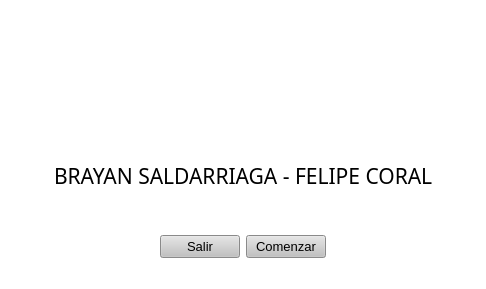
<?xml version="1.0" encoding="UTF-8"?>
<ui version="4.0">
 <class>MainWindow</class>
 <widget class="QMainWindow" name="MainWindow">
  <property name="geometry">
   <rect>
    <x>0</x>
    <y>0</y>
    <width>486</width>
    <height>289</height>
   </rect>
  </property>
  <property name="windowTitle">
   <string>MainWindow</string>
  </property>
  <property name="styleSheet">
   <string notr="true">background-color: rgb(255, 255, 255);</string>
  </property>
  <widget class="QWidget" name="centralwidget">
   <layout class="QGridLayout" name="gridLayout">
    <item row="2" column="0">
     <layout class="QHBoxLayout" name="horizontalLayout_2">
      <item>
       <spacer name="horizontalSpacer">
        <property name="orientation">
         <enum>Qt::Horizontal</enum>
        </property>
        <property name="sizeHint" stdset="0">
         <size>
          <width>40</width>
          <height>20</height>
         </size>
        </property>
       </spacer>
      </item>
      <item>
       <layout class="QHBoxLayout" name="horizontalLayout">
        <item>
         <widget class="QPushButton" name="pushButton_S">
          <property name="font">
           <font>
            <pointsize>10</pointsize>
            <weight>50</weight>
            <bold>false</bold>
           </font>
          </property>
          <property name="styleSheet">
           <string notr="true">background-color: rgb(193, 193, 193);</string>
          </property>
          <property name="text">
           <string>Salir</string>
          </property>
         </widget>
        </item>
        <item>
         <widget class="QPushButton" name="pushButton_C">
          <property name="font">
           <font>
            <pointsize>10</pointsize>
            <weight>50</weight>
            <bold>false</bold>
           </font>
          </property>
          <property name="styleSheet">
           <string notr="true">background-color: rgb(193, 193, 193);</string>
          </property>
          <property name="text">
           <string>Comenzar</string>
          </property>
         </widget>
        </item>
       </layout>
      </item>
      <item>
       <spacer name="horizontalSpacer_2">
        <property name="orientation">
         <enum>Qt::Horizontal</enum>
        </property>
        <property name="sizeHint" stdset="0">
         <size>
          <width>40</width>
          <height>20</height>
         </size>
        </property>
       </spacer>
      </item>
     </layout>
    </item>
    <item row="0" column="0">
     <widget class="QLabel" name="label">
      <property name="styleSheet">
       <string notr="true">image: url(:/Logo/LogoU.png);</string>
      </property>
      <property name="text">
       <string/>
      </property>
     </widget>
    </item>
    <item row="1" column="0">
     <layout class="QHBoxLayout" name="horizontalLayout_3">
      <item>
       <spacer name="horizontalSpacer_3">
        <property name="orientation">
         <enum>Qt::Horizontal</enum>
        </property>
        <property name="sizeHint" stdset="0">
         <size>
          <width>40</width>
          <height>20</height>
         </size>
        </property>
       </spacer>
      </item>
      <item>
       <widget class="QLabel" name="label_2">
        <property name="font">
         <font>
          <family>PMingLiU-ExtB</family>
          <pointsize>16</pointsize>
         </font>
        </property>
        <property name="cursor">
         <cursorShape>ArrowCursor</cursorShape>
        </property>
        <property name="text">
         <string>BRAYAN SALDARRIAGA - FELIPE CORAL</string>
        </property>
       </widget>
      </item>
      <item>
       <spacer name="horizontalSpacer_4">
        <property name="orientation">
         <enum>Qt::Horizontal</enum>
        </property>
        <property name="sizeHint" stdset="0">
         <size>
          <width>40</width>
          <height>20</height>
         </size>
        </property>
       </spacer>
      </item>
     </layout>
    </item>
   </layout>
  </widget>
  <widget class="QMenuBar" name="menubar">
   <property name="geometry">
    <rect>
     <x>0</x>
     <y>0</y>
     <width>486</width>
     <height>21</height>
    </rect>
   </property>
  </widget>
  <widget class="QStatusBar" name="statusbar"/>
 </widget>
 <resources>
  <include location="LogoU.qrc"/>
  <include location="Motor.qrc"/>
 </resources>
 <connections/>
</ui>
